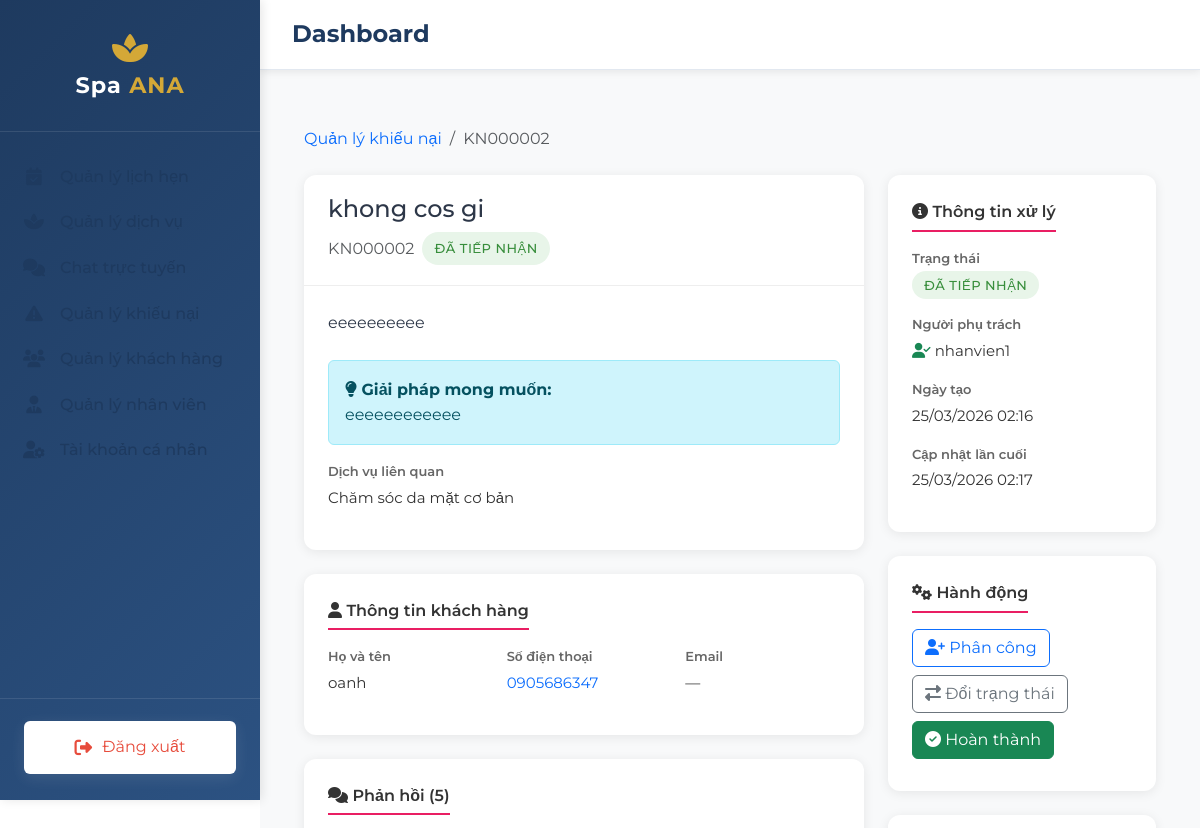
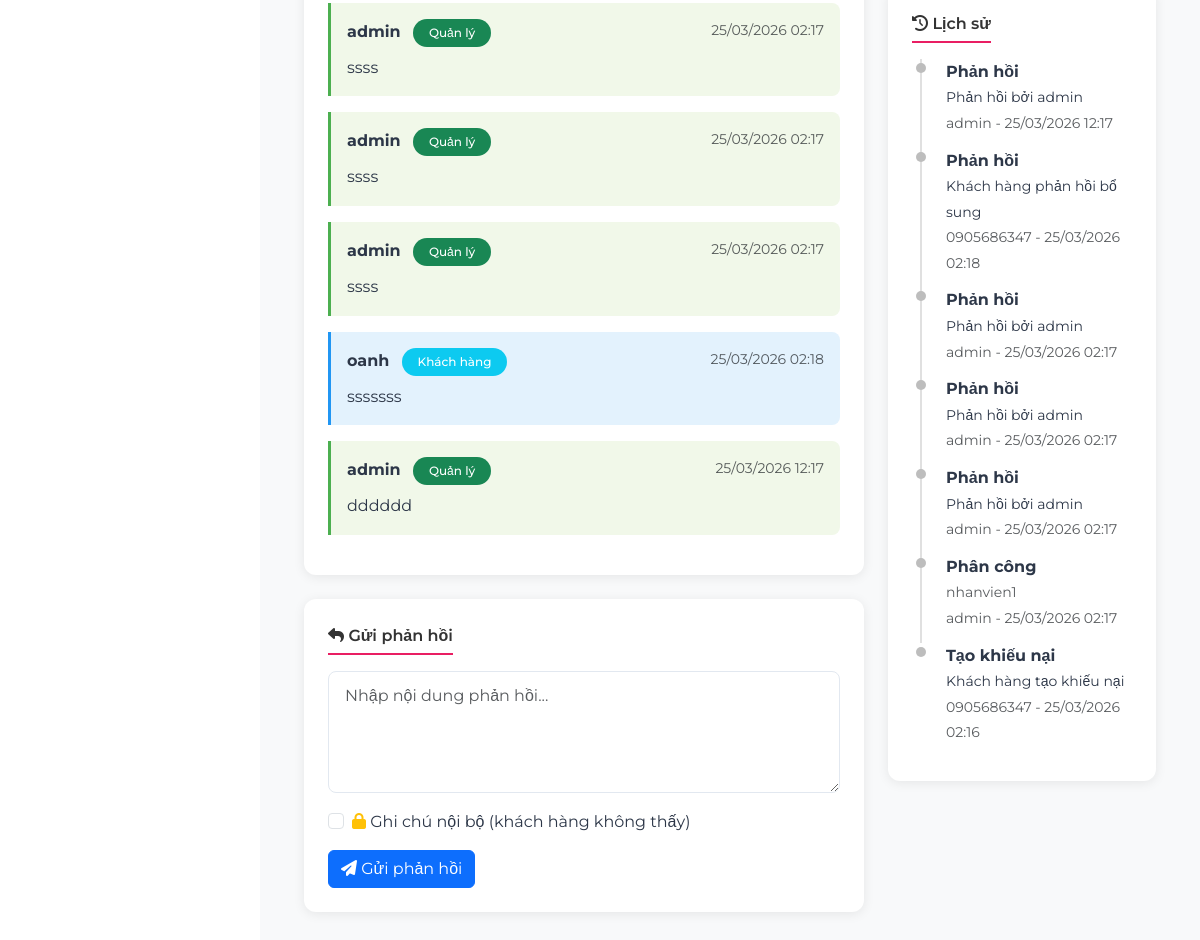
Before: /manage/complaints/2/ (signed in) with the older database file (2 pictures, top to bottom).
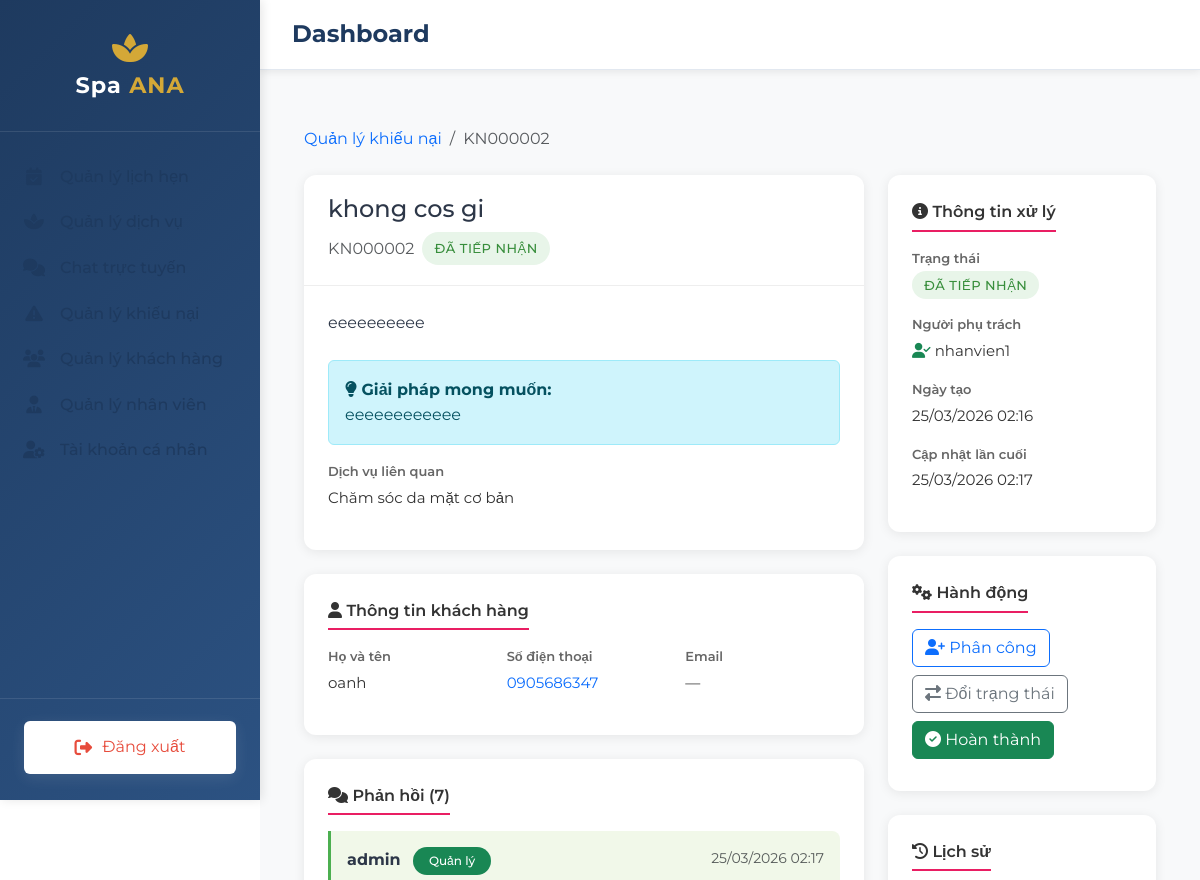
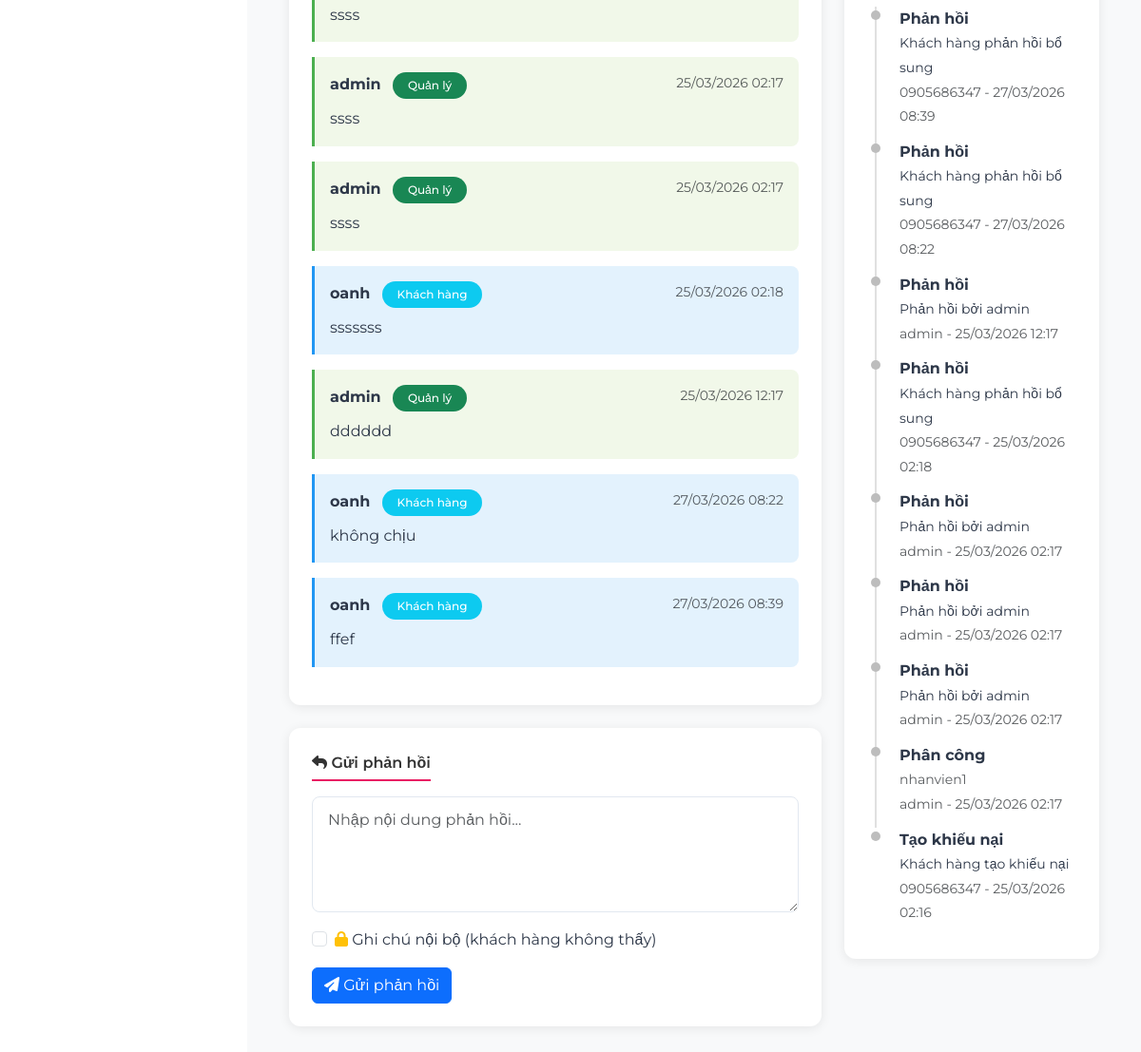
After: the same page with the newer database file (2 pictures, top to bottom).
### spa/models.py (models this page shows, shortened)
class ComplaintReply(models.Model):
    SENDER_ROLE_CHOICES = [
        ('customer', 'Khách hàng'),
        ('staff', 'Nhân viên CSKH'),
        ('manager', 'Quản lý'),
    ]
    complaint = models.ForeignKey(
        Complaint,
        on_delete=models.CASCADE,
        related_name='replies',
        verbose_name='Khiếu nại'
    )
    sender = models.ForeignKey(
        User,
        on_delete=models.SET_NULL,
        null=True,
        verbose_name='Người gửi'
    )
    sender_role = models.CharField(
        max_length=20,
        choices=SENDER_ROLE_CHOICES,
        default='staff',
        verbose_name='Vai trò người gửi'
    )
    sender_name = models.CharField(
        max_length=200,
        verbose_name='Tên người gửi',
        help_text='Lưu để hiển thị khi user bị xóa'
    )
    message = models.TextField(
        verbose_name='Nội dung phản hồi'
    )
    is_internal = models.BooleanField(
        default=False,
        verbose_name='Ghi chú nội bộ',
        help_text='Nếu true, khách hàng không thấy'
    )
    created_at = models.DateTimeField(
        auto_now_add=True,
        verbose_name='Thời gian'
    )
    class Meta:
        verbose_name = 'Phản hồi khiếu nại'
        verbose_name_plural = 'Phản hồi khiếu nại'
        ordering = ['created_at']
        indexes = [
            models.Index(fields=['complaint', 'created_at']),
        ]

class ComplaintHistory(models.Model):
    ACTION_CHOICES = [
        ('created', 'Tạo khiếu nại'),
        ('status_changed', 'Đổi trạng thái'),
        ('assigned', 'Phân công'),
        ('took_ownership', 'Nhận xử lý'),
        ('replied', 'Phản hồi'),
        ('resolved', 'Hoàn thành'),
        ('closed', 'Đóng'),
        ('reopened', 'Mở lại'),
    ]
    complaint = models.ForeignKey(
        Complaint,
        on_delete=models.CASCADE,
        related_name='history',
        verbose_name='Khiếu nại'
    )
    action = models.CharField(
        max_length=30,
        choices=ACTION_CHOICES,
        verbose_name='Hành động'
    )
    old_value = models.CharField(
        max_length=200,
        blank=True,
        verbose_name='Giá trị cũ'
    )
    new_value = models.CharField(
        max_length=200,
        blank=True,
        verbose_name='Giá trị mới'
    )
    note = models.TextField(
        blank=True,
        verbose_name='Ghi chú'
    )
    performed_by = models.ForeignKey(
        User,
        on_delete=models.SET_NULL,
        null=True,
        verbose_name='Người thực hiện'
    )
    performed_at = models.DateTimeField(
        auto_now_add=True,
        verbose_name='Thời gian'
    )
    class Meta:
        verbose_name = 'Lịch sử khiếu nại'
        verbose_name_plural = 'Lịch sử khiếu nại'
        ordering = ['-performed_at']
        indexes = [
            models.Index(fields=['complaint', '-performed_at']),
        ]

### spa/views.py (the view)
# urls.py: path('manage/complaints/<int:complaint_id>/', views.admin_complaint_detail, name='admin_complaint_detail'),
@login_required(login_url='spa:admin_login')
def admin_complaint_detail(request, complaint_id):
    if not (request.user.is_staff or request.user.is_superuser):
        messages.error(request, 'Bạn không có quyền truy cập trang này.')
        return redirect('spa:home')
    complaint = get_object_or_404(Complaint, id=complaint_id)
    replies = complaint.replies.filter(is_internal=False).order_by('created_at')
    all_replies = complaint.replies.all().order_by('created_at')
    history = complaint.history.all()[:50]
    reply_form = ComplaintReplyForm()
    status_form = ComplaintStatusForm(instance=complaint)
    assign_form = ComplaintAssignForm(instance=complaint)
    context = {
        'complaint': complaint,
        'replies': replies,
        'all_replies': all_replies,
        'history': history,
        'reply_form': reply_form,
        'status_form': status_form,
        'assign_form': assign_form,
    }
    return render(request, 'admin/pages/admin_complaint_detail.html', context)

### spa/forms.py (shortened to what this page needs)
class ComplaintReplyForm(forms.ModelForm):
    class Meta:
        model = ComplaintReply
        fields = ['message', 'is_internal']
        widgets = {
            'message': forms.Textarea(attrs={
                'class': 'form-control',
                'rows': 4,
                'placeholder': 'Nhập nội dung phản hồi...'
            }),
            'is_internal': forms.CheckboxInput(attrs={
                'class': 'form-check-input'
            }),
        }

class ComplaintStatusForm(forms.ModelForm):
    class Meta:
        model = Complaint
        fields = ['status', 'resolution']
        widgets = {
            'status': forms.Select(attrs={
                'class': 'form-select'
            }),
            'resolution': forms.Textarea(attrs={
                'class': 'form-control',
                'rows': 3,
                'placeholder': 'Kết quả xử lý (nếu hoàn thành)'
            }),
        }

### templates/admin/pages/admin_complaint_detail.html (shortened to what the changed rows need)
{% extends 'admin/base.html' %}
{% load static %}
{% block content %}
<div class="container-fluid py-4">
    <div class="row">
        <div class="col-lg-8">
            <div class="complaint-detail-card">
                <div class="complaint-body">
                    <h5 class="section-title"><i class="fas fa-comments"></i> Phản hồi ({{ replies.count }})</h5>
                    {% if replies %}
                        {% for reply in replies %}
                        <div class="reply-item {% if reply.sender_role == 'customer' %}customer-reply{% elif reply.is_internal %}internal-note{% else %}staff-reply{% endif %}">
                            <div class="d-flex justify-content-between align-items-start mb-2">
                                <div>
                                    <strong>{{ reply.sender_name }}</strong>
                                    <span class="badge {% if reply.sender_role == 'customer' %}bg-info{% else %}bg-success{% endif %} ms-2">
                                        {{ reply.get_sender_role_display }}
                                    </span>
                                </div>
                                <small class="text-muted">{{ reply.created_at|date:"d/m/Y H:i" }}</small>
                            </div>
                            <p class="mb-0" style="white-space: pre-wrap;">{{ reply.message }}</p>
                        </div>
                        {% endfor %}
                    {% else %}
                        <div class="text-center text-muted py-4">
                            <i class="fas fa-comments fa-3x mb-3" style="opacity: 0.3;"></i>
                            <p>Chưa có phản hồi nào</p>
                        </div>
                    {% endif %}
                </div>
            </div>
        </div>
        <div class="col-lg-4">
            <div class="complaint-detail-card">
                <div class="complaint-body">
                    {% for item in history %}
                    <div class="timeline-item {{ item.action }}">
                        <div class="timeline-dot"></div>
                        <div>
                            <strong>{{ item.get_action_display }}</strong>
                            {% if item.old_value or item.new_value %}
                                <br><small class="text-muted">
                                    {% if item.new_value %}{{ item.new_value }}{% endif %}
                                </small>
                            {% endif %}
                            {% if item.note %}
                                <br><small>{{ item.note }}</small>
                            {% endif %}
                            <br><small class="text-muted">
                                {{ item.performed_by.get_full_name|default:item.performed_by.username|default:"Hệ thống" }}
                                - {{ item.performed_at|date:"d/m/Y H:i" }}
                            </small>
                        </div>
                    </div>
                    {% empty %}
                    <p class="text-muted">Chưa có lịch sử</p>
                    {% endfor %}
                </div>
            </div>
        </div>
    </div>
</div>
{% endblock %}

Changed rows visible on the page:
added ComplaintReply: sender_name "oanh", sender_role "Khách hàng", created_at "27/03/2026 08:22", message "không chịu"
added ComplaintReply: sender_name "oanh", sender_role "Khách hàng", created_at "27/03/2026 08:39", message "ffef"
added ComplaintHistory: action "Phản hồi", note "Khách hàng phản hồi bổ sung", performed_by.get_full_name "0905686347", performed_at "27/03/2026 08:39"
added ComplaintHistory: action "Phản hồi", note "Khách hàng phản hồi bổ sung", performed_by.get_full_name "0905686347", performed_at "27/03/2026 08:22"
Other visible differences:
{{ replies.count }}: "5" → "7"
